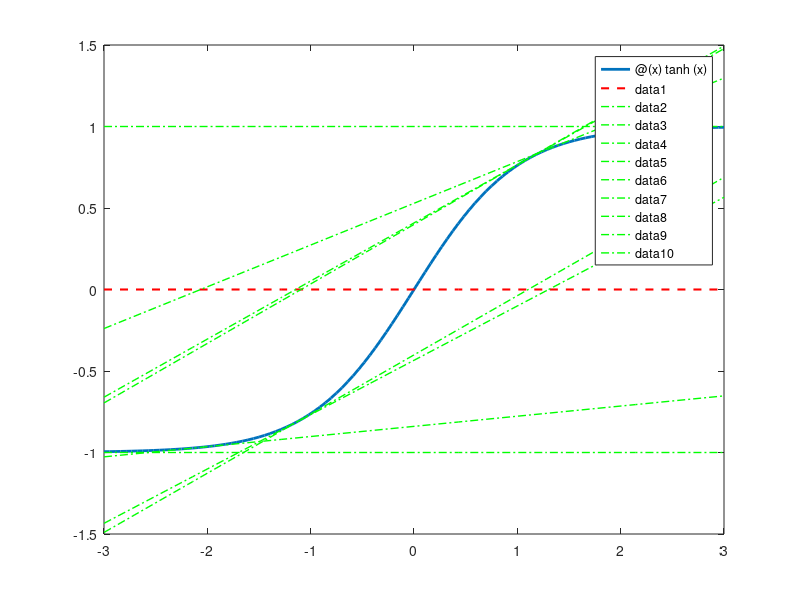

The MATLAB script that drew this image:
f = @(x) tanh(x);
fp = @(x) 1 ./ (cosh(x) .^ 2);
x = 1.09;
xint = [-3, 3];
tol = 1e-2;
fplot(f, xint, 'LineWidth', 2);
hold on
fplot(@(~)0, xint, '--r', 'LineWidth', 1.5);
while abs(f(x)) > tol
    fplot(@(xx) fp(x).*(xx-x) + f(x), xint, '-.g', 'LineWidth', 1.0);
    x = x - f(x)/fp(x);
    disp(x);    
end
hold off
result = x;
